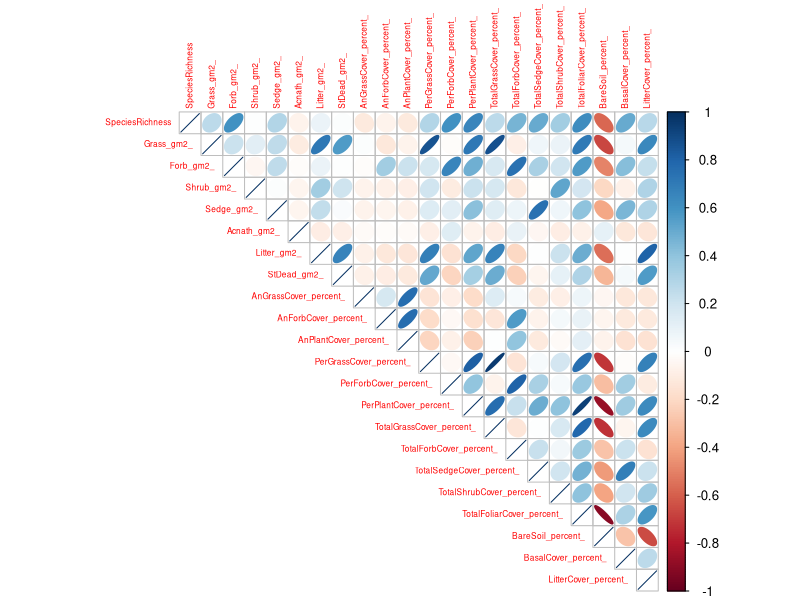
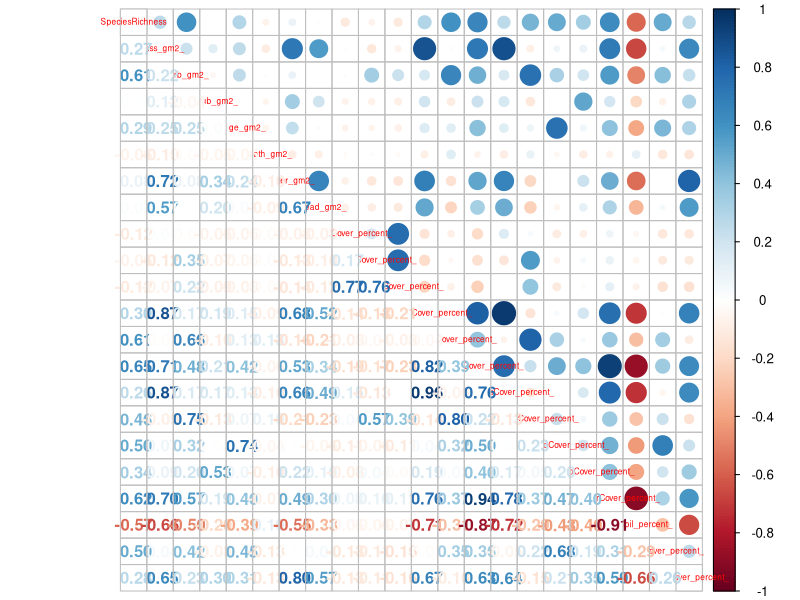
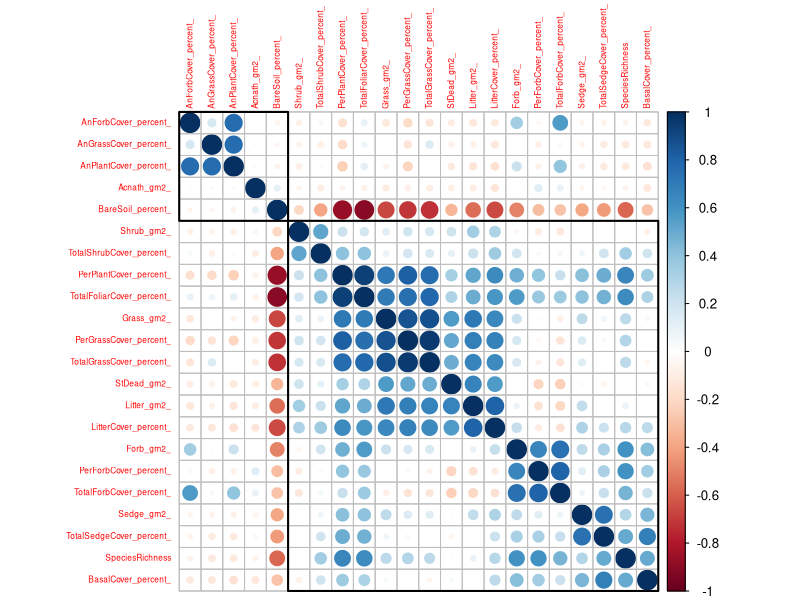
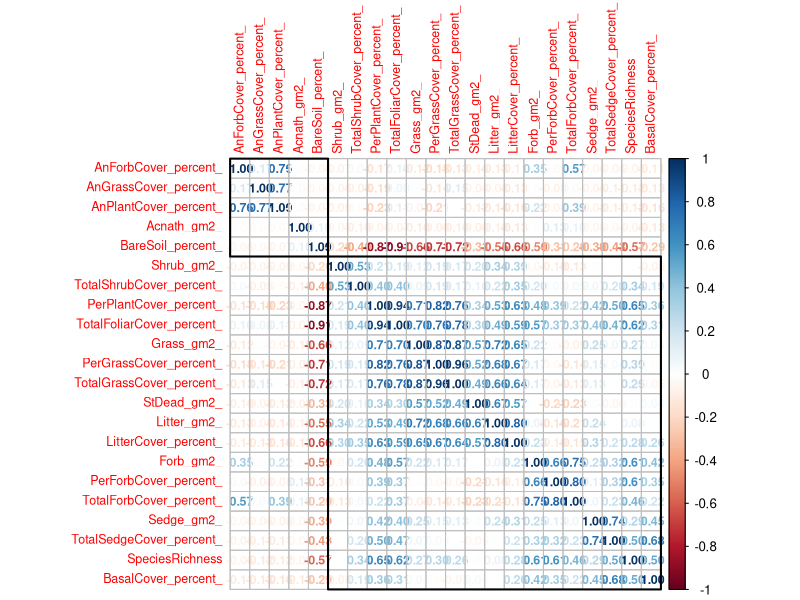
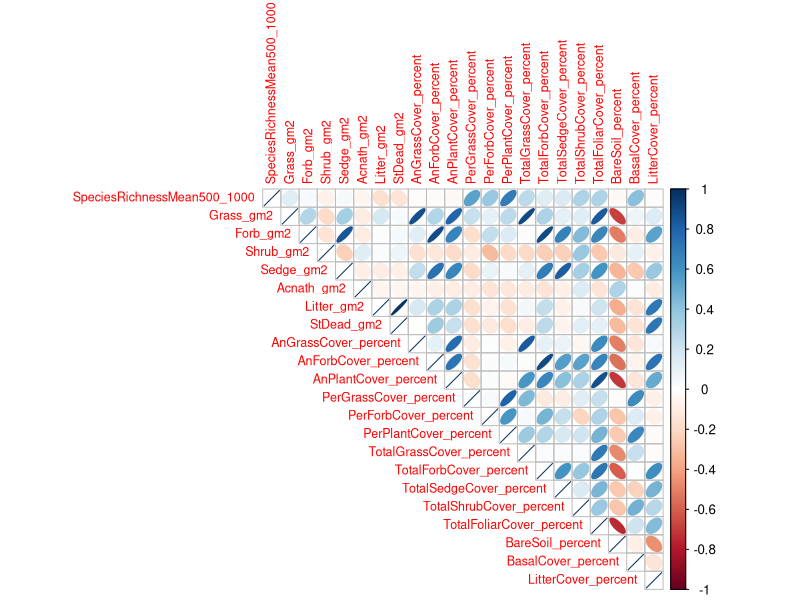
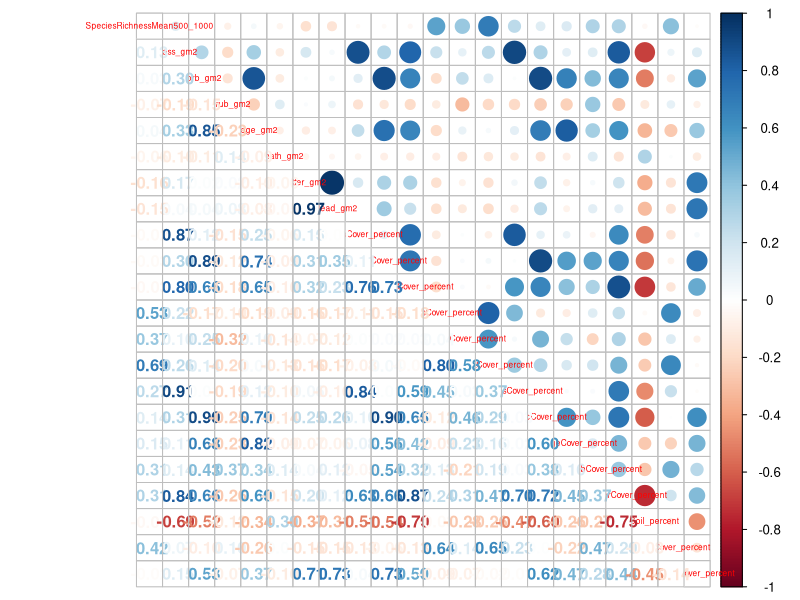
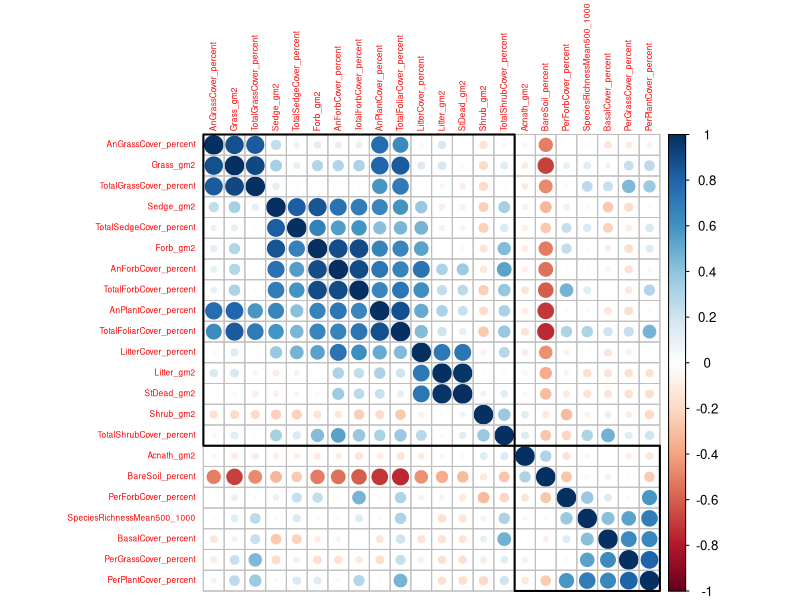
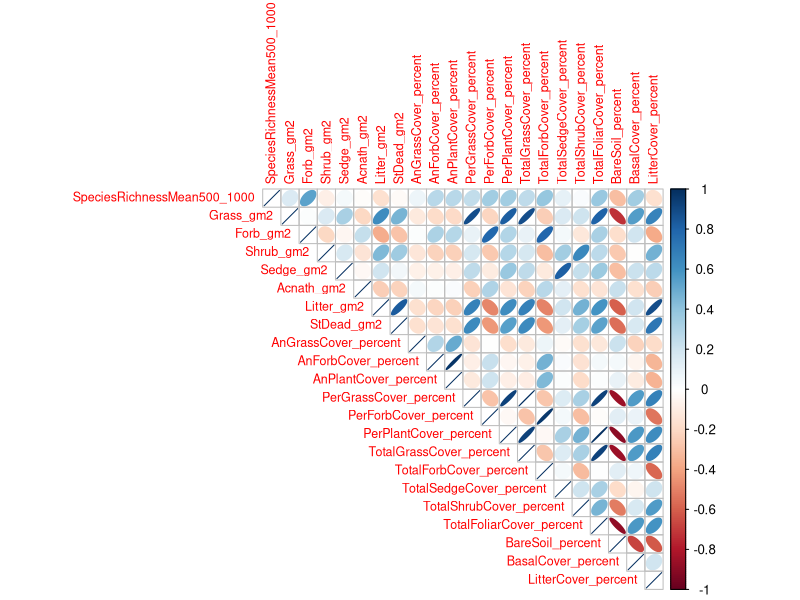

Reproduce these figures in R, in order.
library(foreign)
library(dplyr)
library(tidyr)
library(ggplot2)
library(corrplot)
mor2<- read.spss("./data/ALL_EcolHHOrgMerged_byUvuljaa_03_15_17_Simplified.sav" , 
                 to.data.frame=TRUE,
                 use.value.labels=FALSE) # should this be true?
                  # 
# tidy format
tbl_df(mor2)

# tip!  use grep() to query index info based on column name:
grep("B", colnames(df))


#
# ECOLOGICAL VARS for CORR MATRIX:
#subset out the ecological vars of interest
ecol<- mor2[,1515:1538]
ecol <- select(ecol, -10)
ecol <- select(ecol, -9)
#ecol <- select(ecol, -CrudeProtein_percent_Mean500_1000)
#shorten the variable names
names(ecol) = sub(pattern = "Mean500_1000", replacement = "", x = names(ecol))
# create cor matrix
cor.ecol<- cor(ecol)
# plot it
corrplot(cor.ecol, method="ellipse", tl.cex = 0.5, type = "upper") #tl.pos = "td",
corrplot.mixed(cor.ecol, tl.cex = 0.5)
corrplot(cor.ecol, order="hclust", addrect=2, tl.cex = 0.5)
corrplot(cor.ecol, 
         method = "number", tl.cex = 0.75,
         number.cex = 0.75, order="hclust", addrect=2)
# Do similar to above, but w data subdivided by ecological group:
# EcologicalZone_4Name or Code
#DS<- mor2 %>% group_by("Ecologicalzone_4Code100")   # 1339

# DESERT STEPPE    n= 33
DS <- mor2 %>% filter(Ecologicalzone_4Code100 == 1)
DS.ecol<- DS[,1515:1538] %>% 
  select(-AcidDetergentFiber_percent_Mean500_1000) %>%
  select(-CrudeProtein_percent_Mean500_1000)
#shorten the variable names
names(DS.ecol) = sub(pattern = "_Mean500_1000", replacement = "", x = names(DS.ecol))
# create cor matrix
cor.DSecol<- cor(DS.ecol)
# plot it
corrplot(cor.DSecol, method="ellipse", tl.cex = 0.75, type = "upper") #tl.pos = "td",
corrplot.mixed(cor.DSecol, tl.cex = 0.5)
corrplot(cor.DSecol, order="hclust", addrect=2, tl.cex = 0.5)

# STEPPE   n= 39
ST <- mor2 %>% filter(Ecologicalzone_4Code100 == 2)
ST.ecol<- ST[,1515:1538] %>% 
  select(-AcidDetergentFiber_percent_Mean500_1000) %>%
  select(-CrudeProtein_percent_Mean500_1000)
#shorten the variable names
names(ST.ecol) = sub(pattern = "_Mean500_1000", replacement = "", x = names(ST.ecol))
# create cor matrix
cor.STecol<- cor(ST.ecol)
# plot it
corrplot(cor.STecol, method="ellipse", tl.cex = 0.75, type = "upper") #tl.pos = "td",
corrplot.mixed(cor.STecol, tl.cex = 0.5)
corrplot(cor.STecol, order="hclust", addrect=2, tl.cex = 0.5)

# EASTERN STEPPE    n= 9
ES <- mor2 %>% filter(Ecologicalzone_4Code100 == 3)
ES.ecol<- ES[,1515:1538] %>% 
  select(-AcidDetergentFiber_percent_Mean500_1000) %>%
  select(-CrudeProtein_percent_Mean500_1000) %>%
  select(-Acnath_gm2_Mean500_1000) %>%
  select(-AnGrassCover_percent_Mean500_1000)
#shorten the variable names
names(ES.ecol) = sub(pattern = "_Mean500_1000", replacement = "", x = names(ES.ecol))
# create cor matrix
cor.ESecol<- cor(ES.ecol)
# plot it
corrplot(cor.ESecol, method="ellipse", tl.cex = 0.75, type = "upper") #tl.pos = "td",
#corrplot.mixed(cor.ESecol, tl.cex = 0.5)
corrplot(cor.ESecol, order="hclust", addrect=2, tl.cex = 0.5)


# FOREST MTN STEPPE:    n= 49
FMS <- mor2 %>% filter(Ecologicalzone_4Code100 == 4)
FMS.ecol<- FMS[,1515:1538] %>% 
  select(-AcidDetergentFiber_percent_Mean500_1000) %>%
  select(-CrudeProtein_percent_Mean500_1000) %>%
  select(-Acnath_gm2_Mean500_1000)
#shorten the variable names
names(FMS.ecol) = sub(pattern = "_Mean500_1000", replacement = "", x = names(FMS.ecol))
# create cor matrix
cor.FMSecol<- cor(FMS.ecol)
# plot it
corrplot(cor.FMSecol, method="ellipse", tl.cex = 0.75, type = "upper") #tl.pos = "td",
#corrplot.mixed(cor.FMSecol, tl.cex = 0.5)
corrplot(cor.FMSecol, order="hclust", addrect=2, tl.cex = 0.5)

# PRACTICES + ECOL DATA FOR CFA:
#













# 
hist(mor2$CBRM_type)

hist(mor2$SpeciesRichnessMean500_1000)
hist(mor2$PerGrassCover_percent_Mean500_1000)


sr<- select(mor2, SocialSurveyReferenceNumber,
                  SpeciesRichnessMean500_1000,
                  PerGrassCover_percent_Mean500_1000)
 
# sr x cover x cbrm
x<- mor2 %>% 
  select(q04_CBRM_Y_N, SpeciesRichnessMean500_1000 , PerGrassCover_percent_Mean500_1000)


y<- ggplot(x, aes(x=SpeciesRichnessMean500_1000, 
                  y=PerGrassCover_percent_Mean500_1000, 
                  shape=as.factor(q04_CBRM_Y_N)))+
  geom_point(aes(color=as.factor(q04_CBRM_Y_N)))

boxplot(SpeciesRichnessMean500_1000 ~ q04_CBRM_Y_N, data= x)

# bare X 